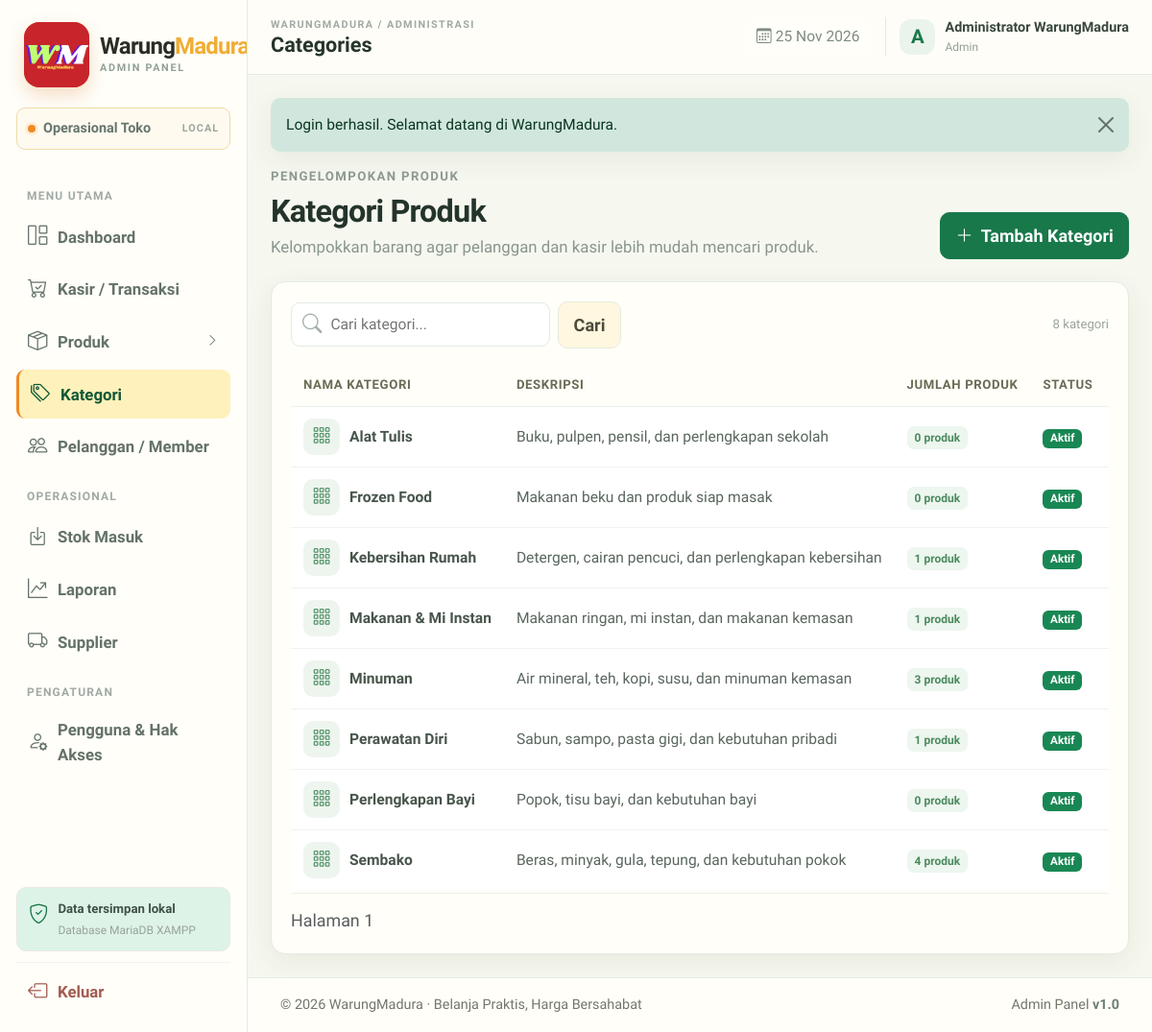
The page /index.php?page=categories (signed in) on the database its author committed.
### tables this page shows
CREATE TABLE IF NOT EXISTS tbl_kategori (
  id_kategori INT UNSIGNED AUTO_INCREMENT PRIMARY KEY,
  nama_kategori VARCHAR(100) NOT NULL UNIQUE,
  deskripsi VARCHAR(255) NULL,
  status_kategori ENUM('aktif','nonaktif') NOT NULL DEFAULT 'aktif',
  created_at DATETIME NOT NULL DEFAULT CURRENT_TIMESTAMP
);

### pages/categories.php (the view, shortened to what this page needs)
<?php
$q=trim((string)($_GET['q']??''));$pageNo=max(1,(int)($_GET['p']??1));$perPage=10;
$where=$q!==''?'WHERE k.nama_kategori LIKE ?':'';$args=$q!==''?["%$q%"]:[];
$count=$db->prepare("SELECT COUNT(*) FROM tbl_kategori k {$where}");$count->execute($args);$total=(int)$count->fetchColumn();$offset=($pageNo-1)*$perPage;
$stmt=$db->prepare("SELECT k.*,COUNT(p.id_produk) jumlah_produk FROM tbl_kategori k LEFT JOIN tbl_produk p ON p.id_kategori=k.id_kategori {$where} GROUP BY k.id_kategori ORDER BY k.nama_kategori LIMIT {$perPage} OFFSET {$offset}");$stmt->execute($args);$rows=$stmt->fetchAll();
?>
<div class="page-heading"><div><span class="section-kicker">PENGELOMPOKAN PRODUK</span><h1>Kategori Produk</h1><p>Kelompokkan barang agar pelanggan dan kasir lebih mudah mencari produk.</p></div><button class="btn btn-primary" data-bs-toggle="modal" data-bs-target="#categoryModal"><i class="bi bi-plus-lg me-2"></i>Tambah Kategori</button></div>
<div class="panel-card"><div class="filter-toolbar"><form class="filter-form" method="get"><input type="hidden" name="page" value="categories"><div class="search-box"><i class="bi bi-search"></i><input type="search" name="q" value="<?=e($q)?>" placeholder="Cari kategori..."></div><button class="btn btn-dark-soft">Cari</button></form><span class="result-count"><?=$total?> kategori</span></div>
<div class="table-responsive"><table class="table app-table align-middle"><thead><tr><th>Nama Kategori</th><th>Deskripsi</th><th>Jumlah Produk</th><th>Status</th><th class="text-end">Aksi</th></tr></thead><tbody>
<?php foreach($rows as $r):?><tr><td><div class="product-cell"><div class="category-avatar"><i class="bi bi-grid-3x3-gap"></i></div><b><?=e($r['nama_kategori'])?></b></div></td><td><?=e($r['deskripsi']?:'-')?></td><td><span class="count-pill"><?=(int)$r['jumlah_produk']?> produk</span></td><td><?=status_badge($r['status_kategori'])?></td><td class="text-end"><?=(int)$r['id_kategori']?><?=Csrf::field()?><?=(int)$r['id_kategori']?></td></tr><?php endforeach;?>
</tbody></table></div><div class="panel-footer"><span class="text-muted small">Halaman <?=$pageNo?></span><?php pagination($total,$pageNo,$perPage,'categories',['q'=>$q]);?></div></div>

### app/helpers.php (shortened to what this page needs)
<?php
function e(mixed $value): string
{
    return htmlspecialchars((string)($value ?? ''), ENT_QUOTES | ENT_SUBSTITUTE, 'UTF-8');
}
function status_badge(string $status): string
{
    $map = [
        'aktif' => 'success', 'lunas' => 'success', 'selesai' => 'success',
        'diterima' => 'success', 'berhasil' => 'success',
        'menunggu' => 'warning', 'belum_bayar' => 'warning', 'draft' => 'secondary',
        'diproses' => 'info', 'siap_diambil' => 'primary',
        'nonaktif' => 'secondary', 'dibatalkan' => 'danger', 'gagal' => 'danger',
        'dikembalikan' => 'dark', 'nonaktif' => 'secondary'
    ];
    $label = ucwords(str_replace('_', ' ', $status));
    return '<span class="badge text-bg-' . ($map[$status] ?? 'secondary') . '">' . e($label) . '</span>';
}

### assets/css/app.css (style rules this page uses)
:root { --green:#18784a; --green-dark:#105936; --green-soft:#def3e7; --ink:#2c2e24; --muted:#74766b; --line:#e7eadf; --surface:#fffef9; --canvas:#f6f8ef; --orange:#ef8a24; --orange-dark:#cf6812; --cream:#fff7df; --yellow-soft:#fff1bb; --shadow:0 8px 28px rgba(53,53,33,.07) }
* { box-sizing: border-box }
html { font-size: 16px }
body { font-family: 'Lexend',sans-serif; background: var(--canvas); color: var(--ink); font-size: 1.2rem; line-height: 1.55 }
.btn { border-radius: 10px; font-weight: 600; padding: .62rem .95rem; font-size: 1.128rem; transition: transform .2s,box-shadow .2s,background .2s }
.btn-primary { background: var(--green); border-color: var(--green) }
.btn-light, .btn-dark-soft { background: #f5f7f5; border: 1px solid #edf0ed; color: #47564c }
.page-heading { display: flex; justify-content: space-between; align-items: flex-end; gap: 20px; margin-bottom: 23px; }
.section-kicker { display: block; font-size: 12px; font-weight: 800; letter-spacing: 1.4px; color: #8e9a91; margin-bottom: 6px; }
.page-heading h1 { font: 800 32.4px Lexend,sans-serif; letter-spacing: -.8px; margin: 0 0 5px; color: #24342a; }
.page-heading p { margin: 0; color: #89958d; font-size: 15.6px; }
.panel-card, .kpi-card { background: #fff; border: 1px solid #edf1ed; border-radius: 15px; box-shadow: var(--shadow); }
.panel-card { padding: 20px; }
.app-table { font-size: 14.4px; margin: 0; white-space: nowrap; }
.app-table thead th { font-size: 12px; text-transform: uppercase; letter-spacing: .6px; color: #9aa59e; background: #fbfcfb; border-bottom: 1px solid #edf1ed; padding: 12px 13px; font-weight: 800; }
.app-table tbody td { padding: 12px 13px; border-color: #f0f3f0; color:#59665d; }
.app-table tbody tr:last-child td { border-bottom: 0; }
.stock-product-icon, .product-thumb, .category-avatar, .brand-avatar, .cart-item-icon { width: 38px; height: 38px; border-radius: 10px; display: grid; place-items: center; background: #f1f6f2; color: #6c9a7b; font-size: 19.2px; flex: none; }
.filter-toolbar { display: flex; justify-content: space-between; align-items: center; gap: 15px; padding-bottom: 16px; }
.filter-form { display: flex; align-items: center; gap: 8px; flex-wrap: wrap; flex: 1; }
.search-box { display: flex; align-items: center; gap: 9px; border: 1px solid #e4eae5; border-radius: 9px; padding: 0 11px; min-width: 245px; background: #fff; }
.search-box i { color: #a2aea5; }
.search-box input { border: 0; outline: 0; box-shadow: none !important; padding: 10px 0; font-size: 14.4px; width: 100%; min-width: 0; }
.result-count { font-size: 12px; color: #9aa49d; white-space: nowrap; }
.panel-footer { display: flex; justify-content: space-between; align-items: center; gap: 12px; border-top: 1px solid #eff2ef; padding-top: 14px; margin-top: 3px; }
.product-cell,.member-cell { display: flex; align-items: center; gap: 10px; }
.product-cell b,.member-cell b { display: block; font-size: 14.4px; color: #47554b; }
.stock-pill, .count-pill { background: #edf6ef; color: #4c8a5f; padding: 5px 8px; border-radius: 7px; font-size: 12px; font-weight: 800; }
.category-avatar { background: #eef5ef; color: #549269 }
body { font-size:20.4px }
.page-heading p { font-size:16.8px }
.section-kicker { font-size:13.2px }
.app-table { font-size:15.6px }
.app-table thead th { font-size:13.2px }
.app-table tbody td { font-size:15.6px }
.product-cell b,.member-cell b { font-size:15.6px }
.filter-form .search-box input { font-size:15.6px }
.result-count { font-size:13.2px }
:root { color-scheme:light }
body { background:var(--canvas);color:var(--ink) }
.sidebar,.topbar,.app-footer,.panel-card,.kpi-card,.modal-content,.dropdown-menu,.demo-login-box,.sidebar-store,.sidebar-tip,.topbar-date,.app-table thead th { background-color:var(--surface) }
.sidebar,.topbar,.app-footer,.panel-card,.kpi-card,.modal-content,.sidebar-store,.sidebar-tip,.demo-login-box,.category-chip,.product-image-preview { border-color:var(--line) }
.btn-primary,.btn-main { background:var(--green);border-color:var(--green) }
.btn-light,.btn-dark-soft,.mobile-menu { background:var(--cream);border-color:var(--line);color:#4b4b3b }
body { background:var(--canvas)!important;color:var(--ink)!important }
.table th { color:#6b6b55!important }
.btn-primary,.btn-main { background:#18784a!important;border-color:#18784a!important }

### rows shown on the page
tbl_kategori: nama_kategori "Alat Tulis", deskripsi "Buku, pulpen, pensil, dan perlengkapan sekolah", jumlah_produk "0", status_kategori "Aktif"
tbl_kategori: nama_kategori "Frozen Food", deskripsi "Makanan beku dan produk siap masak", jumlah_produk "0", status_kategori "Aktif"
tbl_kategori: nama_kategori "Kebersihan Rumah", deskripsi "Detergen, cairan pencuci, dan perlengkapan kebersihan", jumlah_produk "1", status_kategori "Aktif"
tbl_kategori: nama_kategori "Makanan & Mi Instan", deskripsi "Makanan ringan, mi instan, dan makanan kemasan", jumlah_produk "1", status_kategori "Aktif"
tbl_kategori: nama_kategori "Minuman", deskripsi "Air mineral, teh, kopi, susu, dan minuman kemasan", jumlah_produk "3", status_kategori "Aktif"
tbl_kategori: nama_kategori "Perawatan Diri", deskripsi "Sabun, sampo, pasta gigi, dan kebutuhan pribadi", jumlah_produk "1", status_kategori "Aktif"
tbl_kategori: nama_kategori "Perlengkapan Bayi", deskripsi "Popok, tisu bayi, dan kebutuhan bayi", jumlah_produk "0", status_kategori "Aktif"
tbl_kategori: nama_kategori "Sembako", deskripsi "Beras, minyak, gula, tepung, dan kebutuhan pokok", jumlah_produk "4", status_kategori "Aktif"

### other values the page prints
$group['title'] "MENU UTAMA"
$label "Dashboard"
$label "Kasir / Transaksi"
$label "Produk"
$label "Kategori"
$label "Pelanggan / Member"
$group['title'] "OPERASIONAL"
$label "Stok Masuk"
$label "Laporan"
$label "Supplier"
$group['title'] "PENGATURAN"
$label "Pengguna & Hak Akses"
str_replace('_',' ',$current) "Categories"
substr($user['nama_lengkap'] ?? 'A',0,1) "A"
$user['nama_lengkap'] "Administrator WarungMadura"
